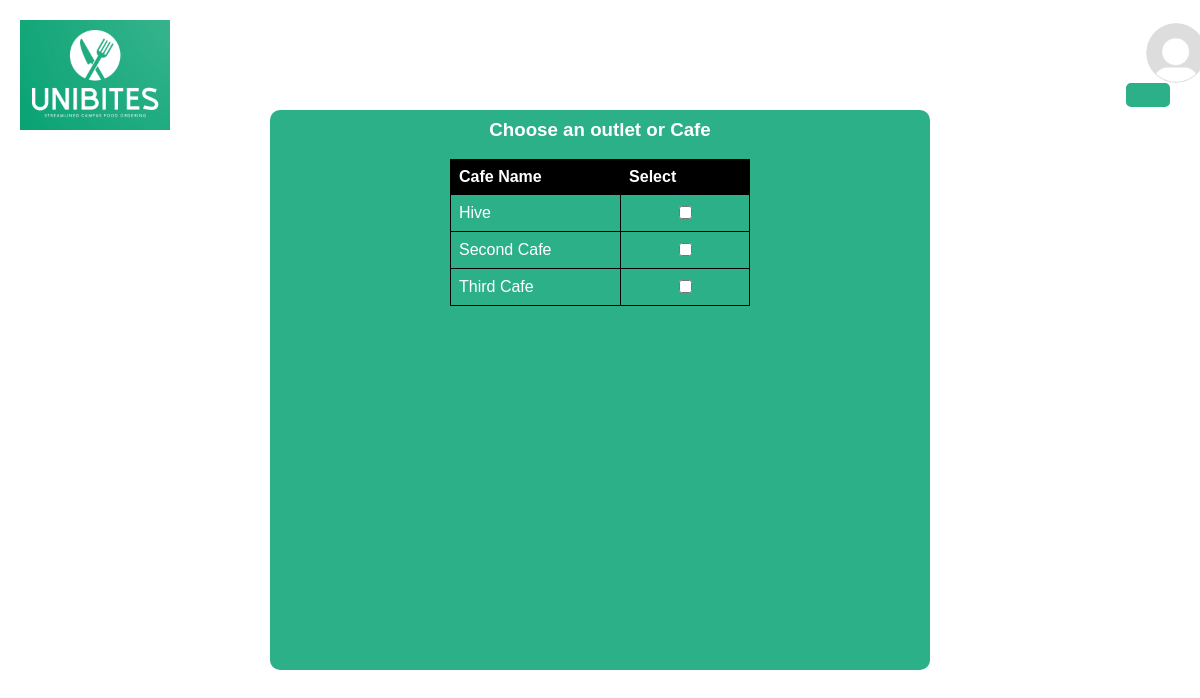
The app's page /cafe with its own data.
### App/models.py (models this page shows, shortened)
class Cafe(models.Model):
    name = models.CharField(max_length=100)

### App/views.py (the view)
# urls.py: path('cafe', cafe_list, name='cafe_list'),
def cafe_list(request):
    cafes = Cafe.objects.all()
    return render(request, 'app/cafe_list.html', {'cafes': cafes})

### App/templates/app/cafe_list.html (shortened to what this page needs)
{% load static %}
<!DOCTYPE html>
<html lang="en">
<head>
<link rel="stylesheet" href="{% static 'app/styles.css' %}">
</head>
<body>
<div class="header">
  <img src="{% static 'app/logo.png' %}" alt="Logo" class="logo">
  <div class="profile-container">
    {% if user.profile_image %}
    <img src="{{user.profile_image.url}}" alt="Profile Picture" class="profile-pic">
    {% else %}
    <img src="{% static 'app/profile-pic.jpg' %}" alt="Profile Picture" class="profile-pic">
    {% endif %}
    <button class="login-button">{{user.first_name}}</button>
  </div>
</div>
<div class="container">
  <div class="content-box">
    <h3>    <p class="description">Choose an outlet or Cafe
    </p></h3>
    <table>
      <tr>
        <th>Cafe Name</th>
        <th>Select</th>
      </tr>
      {% for cafe in cafes %}
      <tr>
        <td>{{cafe.name}}<td><a href="{% url 'app:food_list' cafe.id %}"><input type="checkbox"></a></td></td>
      </tr>
     {% endfor %}
    </table>
  </div>
</div>
</body>
</html>

### App/static/app/styles.css (style rules this page uses)
body { margin: 0; padding: 0; font-family: Arial, sans-serif; background-image: url('background-image.jpg'); background-size: cover; background-position: center; background-attachment: fixed; color: #ffffff; }
.header { display: flex; justify-content: space-between; align-items: center; padding: 20px; }
.logo { width: 150px; height: auto; }
.profile-container { display: flex; align-items: center; position: relative; }
.profile-pic { width: 60px; height: 60px; border-radius: 50%; margin-right: 10px; position: absolute; top: -20px; z-index: 2; margin-left: 20px; }
.login-button { padding: 10px 20px; color: #ffffff; border: 2px solid #2CB087; background-color: #2CB087; border-radius: 5px; font-size: 30px; position: relative; z-index: 1; margin-top: 40px; margin-right: 10px; }
.container { display: flex; justify-content: center; align-items: start; }
.description { margin-top: -40px; }
.content-box { width: 600px; height: 500px; background-color: #2CB087; padding: 30px; text-align: center; border-radius: 10px; margin-top: -40px; }
table { border-collapse: collapse; width: 100%; max-width: 300px; margin: auto; }
th, td { border: 1px solid #000000; padding: 8px; text-align: left; }
th { background-color: #000000; }
input[type="checkbox"] { margin-left: 50px; }

### records on screen
Cafe: name "Hive"
Cafe: name "Second Cafe"
Cafe: name "Third Cafe"
